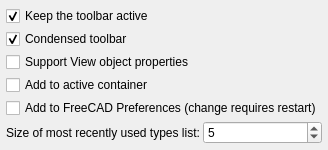
<?xml version="1.0" encoding="UTF-8"?>
<ui version="4.0">
 <class>Gui::Dialog::DlgSettingsDynamicData</class>
 <widget class="QWidget" name="Gui::Dialog::DlgSettingsDynamicData">
  <property name="geometry">
   <rect>
    <x>0</x>
    <y>0</y>
    <width>267</width>
    <height>125</height>
   </rect>
  </property>
  <property name="windowTitle">
   <string>Dynamic Data Settings</string>
  </property>
  <layout class="QVBoxLayout">
   <property name="spacing">
    <number>3</number>
   </property>
   <property name="leftMargin">
    <number>6</number>
   </property>
   <property name="topMargin">
    <number>6</number>
   </property>
   <property name="rightMargin">
    <number>6</number>
   </property>
   <property name="bottomMargin">
    <number>6</number>
   </property>
   <item>
    <widget class="Gui::PrefCheckBox" name="KeepToolbar">
     <property name="toolTip">
      <string>If enabled, DynamicData toolbar will remain active across workbenches</string>
     </property>
     <property name="text">
      <string>Keep the toolbar active</string>
     </property>
     <property name="checked">
      <bool>true</bool>
     </property>
     <property name="prefEntry" stdset="0">
      <cstring>KeepToolbar</cstring>
     </property>
     <property name="prefPath" stdset="0">
      <cstring>Mod/DynamicData</cstring>
     </property>
    </widget>
   </item>
   <item>
    <widget class="Gui::PrefCheckBox" name="CondensedToolbar">
     <property name="toolTip">
      <string>If enabled, DynamicData toolbar will be a condensed version with all commands grouped under one icon (changes applied after restarting FreeCAD)</string>
     </property>
     <property name="text">
      <string>Condensed toolbar</string>
     </property>
     <property name="checked">
      <bool>true</bool>
     </property>
     <property name="prefEntry" stdset="0">
      <cstring>CondensedToolbar</cstring>
     </property>
     <property name="prefPath" stdset="0">
      <cstring>Mod/DynamicData</cstring>
     </property>
    </widget>
   </item>
   <item>
    <widget class="Gui::PrefCheckBox" name="SupportViewObjectProperties">
     <property name="toolTip">
      <string>If enabled, Dynamic Data will support operating on View properties of objects</string>
     </property>
     <property name="text">
      <string>Support View object properties</string>
     </property>
     <property name="checked">
      <bool>false</bool>
     </property>
     <property name="prefEntry" stdset="0">
      <cstring>SupportViewObjectProperties</cstring>
     </property>
     <property name="prefPath" stdset="0">
      <cstring>Mod/DynamicData</cstring>
     </property>
    </widget>
   </item>
   <item>
    <widget class="Gui::PrefCheckBox" name="AddToActiveContainer">
     <property name="toolTip">
      <string>If enabled, Dynamic Data table will be added into active container rather than at document root</string>
     </property>
     <property name="text">
      <string>Add to active container</string>
     </property>
     <property name="checked">
      <bool>false</bool>
     </property>
     <property name="prefEntry" stdset="0">
      <cstring>AddToActiveContainer</cstring>
     </property>
     <property name="prefPath" stdset="0">
      <cstring>Mod/DynamicData</cstring>
     </property>
    </widget>
   </item>
   <item>
    <widget class="Gui::PrefCheckBox" name="AddToFreeCADPreferences">
      <property name="toolTip">
        <string>If enabled, Dynamic Data settings page will appear in FreeCAD preferences</string>
      </property>
     <property name="text">
      <string>Add to FreeCAD Preferences (change requires restart)</string>
     </property>
      <property name="prefEntry" stdset="0">
        <cstring>AddToFreeCADPreferences</cstring>
      </property>
      <property name="prefPath" stdset="0">
        <cstring>Mod/DynamicData</cstring>
      </property>
    </widget>
   </item>
   <item>
    <layout class="QHBoxLayout">
     <property name="spacing">
      <number>3</number>
     </property>
     <property name="leftMargin">
      <number>0</number>
     </property>
     <property name="topMargin">
      <number>0</number>
     </property>
     <property name="rightMargin">
      <number>0</number>
     </property>
     <property name="bottomMargin">
      <number>0</number>
     </property>
     <item>
      <widget class="QLabel" name="Label1">
       <property name="text">
        <string>Size of most recently used types list:</string>
       </property>
      </widget>
     </item>
     <item>
      <widget class="Gui::PrefSpinBox" name="mruLength">
       <property name="toolTip">
        <string>Size of the list showing the most recently used types</string>
       </property>
       <property name="minimum">
        <number>1</number>
       </property>
       <property name="value">
        <number>5</number>
       </property>
       <property name="prefEntry" stdset="0">
        <cstring>mruLength</cstring>
       </property>
       <property name="prefPath" stdset="0">
        <cstring>Mod/DynamicData</cstring>
       </property>
      </widget>
     </item>
    </layout>
   </item>
   <item>
    <spacer name="verticalSpacer">
     <property name="orientation">
      <enum>Qt::Vertical</enum>
     </property>
     <property name="sizeHint" stdset="0">
      <size>
       <width>20</width>
       <height>40</height>
      </size>
     </property>
    </spacer>
   </item>
  </layout>
 </widget>
 <layoutdefault spacing="3" margin="6"/>
 <customwidgets>
  <customwidget>
   <class>Gui::PrefCheckBox</class>
   <extends>QCheckBox</extends>
   <header>Gui/PrefWidgets.h</header>
  </customwidget>
  <customwidget>
   <class>Gui::PrefSpinBox</class>
   <extends>QSpinBox</extends>
   <header>Gui/PrefWidgets.h</header>
  </customwidget>
 </customwidgets>
 <resources/>
 <connections/>
</ui>
